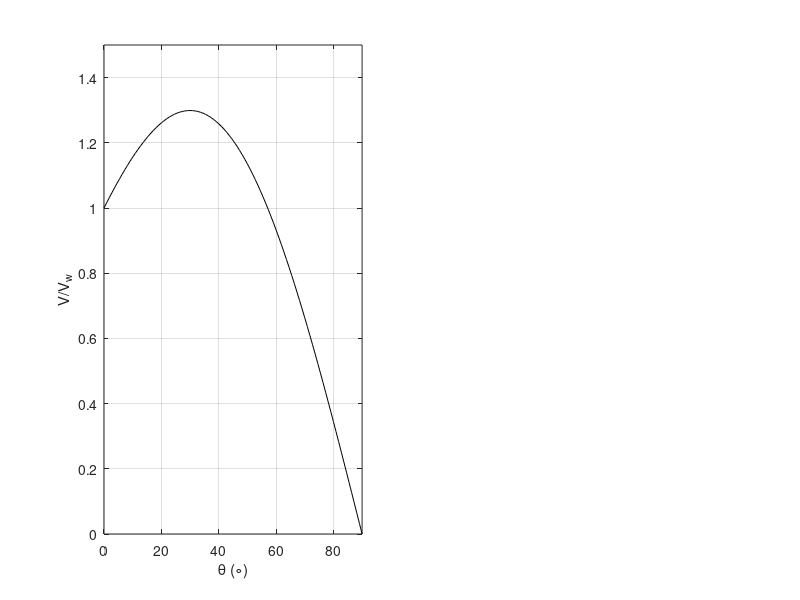

This figure's MATLAB source: (Note: this script raises an error after producing the figure.)
% Properties of a Reservoir

function Properties_of_a_Reservoir
a = 5.0;
% Characteristic Length
L = 10.0;
B = 10.0;
rho = 1000;
% Gravitational Constant
g = 9.81;
% Velocity Components
W = 100000;
La = L/a;
theta = linspace(0.0, pi/2, 100);
VVw = @(theta,La) (cos(theta)+0.5*La*cos(theta).*sin(theta));
figure(1)
subplot(1,2,1)
plot(theta*180/pi, VVw(theta,La), 'k')
axis([0.0, 90.0, 0.0, 1.5])
ylabel('V/V_w')
xlabel('\theta (\circ)')
grid on
hold on
MaxTheta = @(theta, La) (1-VVw(theta, La));
ThetaMaxDeg = fzero(MaxTheta, [0.01, pi/2.0], [], La)*180/pi;
plot(ThetaMaxDeg, 1.0, 'sk')
text(10, 0.95, ['\theta_{max}= ', num2str(ThetaMaxDeg, 4) ' circ'])
VVwNeg = @(theta, La) (-VVw(theta, La));
[ThetaMaxVol, VVwMax] = fminbnd(VVwNeg, 0.0, ThetaMaxDeg*pi/180, [], La);
plot(ThetaMaxVol*180/pi, -VVwMax, 'ks')
text(10, -VVwMax+0.13, ['V_{max}/V_w = ' num2str(-VVwMax, 4)])
text(10, -VVwMax+0.05, [' \theta_V = ' num2str(ThetaMaxVol*180/pi, 4)...
' \circ '])
subplot(1,2,2)
theta = linspace(0.01, ThetaMaxDeg*pi/180);
plot(theta*180.0/pi, h(theta, La, a), 'k-')
ylabel('h (m)')
xlabel('\theta (\circ)')
grid on
figure(2)
plot(theta*180.0/pi, Frod(theta, L, B, rho, g, W, La, a)*10^-6, 'k-')
hold on
[FrodThetaMin, FrodMin] = fminbnd(@Frod, 0.0, ThetaMaxDeg*pi/180, [], L, B, rho, g, W, La, a);
plot(FrodThetaMin*180/pi, FrodMin*1e-6, 'ks')
text(FrodThetaMin*180/pi, FrodMin*1e-6-0.1, ['F_{rod, min} = '...
num2str(FrodMin*1e-6, 4) ' MN'])
text(FrodThetaMin*180/pi, FrodMin*1e-6-0.22, ['\theta_F = '...
num2str(FrodThetaMin*180/pi, 4) ' \circ'])
ylim([0.4, 2.4])
ylabel('F_{rod} (MN)')
xlabel('\theta (\circ)')
grid on
function Fr = Frod(theta, L, B, rho, g, W, La, a)
D = (L*sin(theta+acos(cos(theta)/sqrt(2))));
Fr = ((B*rho*g*h(theta, La, a).^3)./(6*cos(theta).^2)+0.5*W*L*sin(theta))./D;
function f = h(theta, La, a)
f = (-a./tan(theta).*(1-sqrt(1+2*La*tan(theta))));